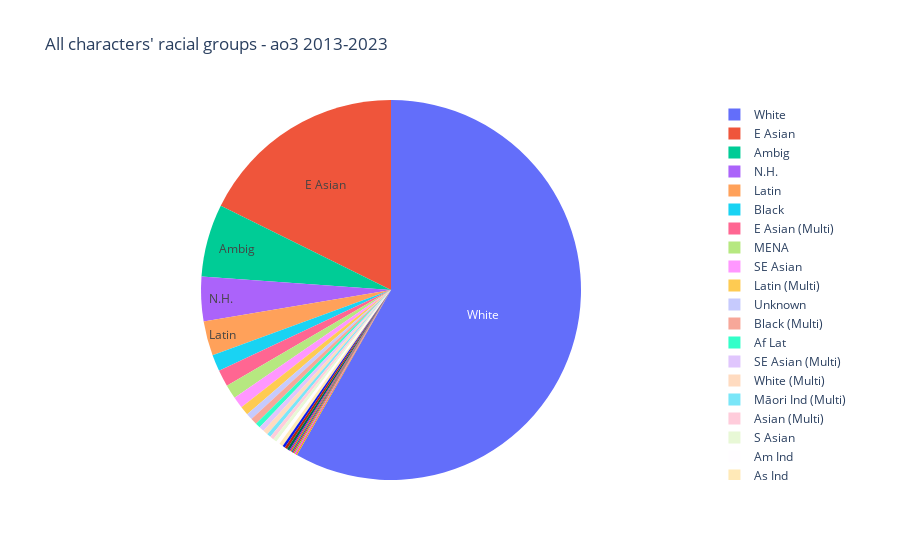

Write notebook code for a chart like this one.
### Code cell
# pie chart

all_race_percent_labels = total_race_percentages.index
all_race_percent_values = total_race_percentages["count"]

all_race_percent_pie = go.Figure(
    data=[
        go.Pie(
            labels=all_race_percent_labels,
            values=all_race_percent_values,
            textinfo="label", # what you want to label your pie slices
            insidetextorientation="horizontal", # how you want that text to be oriented
            automargin=False,
            # marker=dict(
                # colors=template colours or builtin colour sequence
            # )
        )
    ]
)

all_race_percent_pie.update_traces(textposition='inside')
all_race_percent_pie.update_layout(
    title="All characters' racial groups - ao3 2013-2023",
    #showlegend=False, # if you want it to not show the legend
    uniformtext_minsize=10, 
    uniformtext_mode='hide'
)

all_race_percent_pie.show()

### Figure 1 — Plotly figure (JSON) as saved in the notebook; plotly's stock layout.template omitted (floating-point values rounded to 4 significant figures)
{"data": [{"automargin": false, "insidetextorientation": "horizontal", "labels": ["White", "E Asian", "Ambig", "N.H.", "Latin", "Black", "E Asian (Multi)", "MENA", "SE Asian", "Latin (Multi)", "Unknown", "Black (Multi)", "Af Lat", "SE Asian (Multi)", "White (Multi)", "Māori Ind (Multi)", "Asian (Multi)", "S Asian", "Am Ind", "As Ind", "MENA (Multi)", "Eu Ind (Multi)", "Romani", "Central As", "Am Ind / E Asian (Multi)", "As Ind / S Asian (Multi)", "Māori Ind", "S Asian (Multi)", "SE Eu", "SE Eu (Multi)"], "textinfo": "label", "textposition": "inside", "type": "pie", "values": [537, 163, 57, 35, 27, 13, 13, 11, 9, 7, 5, 5, 4, 4, 4, 3, 3, 3, 3, 3, 2, 2, 2, 1, 1, 1, 1, 1, 1, 1]}], "layout": {"title": {"text": "All characters' racial groups - ao3 2013-2023"}, "uniformtext": {"minsize": 10, "mode": "hide"}}}
